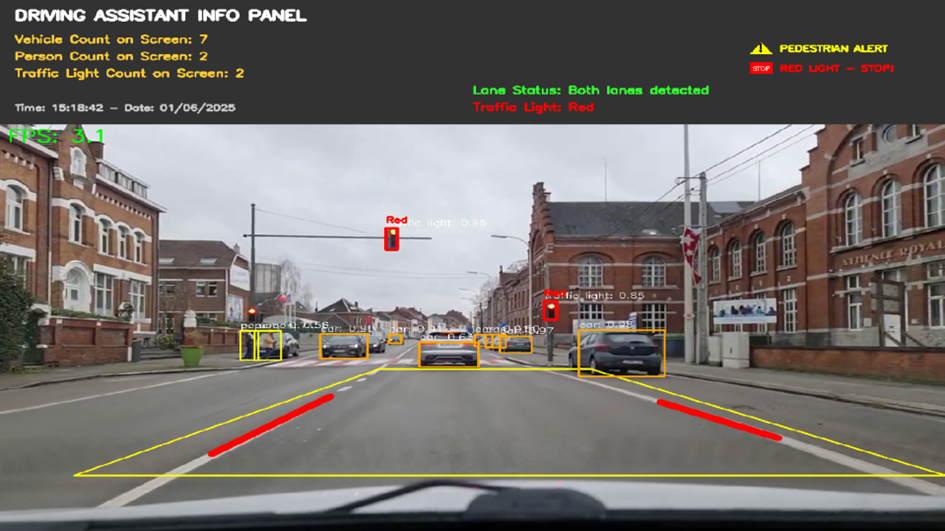
#> input picture images/drivePanel.png, 945 x 531 px, given in place of car1.mp4, which was not available
$ python LD_Images.py
#> lines starting #> are read from the running program, lines starting #| are printed output that depends on the picture; after the words box and inside, x2 and y2 are one past the last pixel; in counts of white or black regions, pixels touching at a corner belong together; pictures that were not available may be replaced by others from this repository, and a replacement may not be noted
import cv2
import numpy as np
import matplotlib.pyplot as plt

# Video yükle
cam = cv2.VideoCapture("car1.mp4")
sapma = 100
kernel = np.ones((3, 3), dtype=np.uint8)


def crop_matris(img):
    x, y = img.shape[:2]
    value = np.array([
        [(sapma, x - sapma), (int((y * 3.2) / 8), int(x * 0.6)),
         (int((y * 5) / 8), int(x * 0.6)), (y, x - sapma)]], np.int32)
    return value


def crop_image(img, matris):
    x, y = img.shape[:2]
    mask = np.zeros(shape=(x, y), dtype=np.uint8)
    mask = cv2.fillPoly(mask, matris, 255)
    mask = cv2.bitwise_and(img, img, mask=mask)
    return mask


def filt_steps(img):
    """Filtreleme adımlarını ayrı ayrı döndür"""
    # 1. Gri tonlama
    gray = cv2.cvtColor(img, cv2.COLOR_BGR2GRAY)

    # 2. Threshold (beyaz çizgi tespiti)
    thresh = cv2.inRange(gray, 150, 255)

    # 3. Erosion (gürültü azaltma)
    eroded = cv2.erode(thresh, kernel)

    # 4. Dilation (çizgileri kalınlaştırma)
    dilated = cv2.dilate(eroded, kernel)

    # 5. Median Blur (pürüzsüzleştirme)
    blurred = cv2.medianBlur(dilated, 9)

    # 6. Canny (kenar tespiti)
    edges = cv2.Canny(blurred, 40, 200)

    return gray, thresh, eroded, dilated, blurred, edges


def create_comparison_image(original_crop, gray_crop):
    """Orijinal ve gri tonlama karşılaştırması"""
    # Yan yana birleştir
    h, w = original_crop.shape[:2]
    comparison = np.zeros((h, w * 2, 3), dtype=np.uint8)

    # Sol taraf: Orijinal (renkli)
    comparison[:, :w] = original_crop

    # Sağ taraf: Gri tonlama (3 kanala çevir)
    comparison[:, w:] = cv2.cvtColor(gray_crop, cv2.COLOR_GRAY2BGR)

    # Ortada ayırıcı çizgi
    cv2.line(comparison, (w, 0), (w, h), (255, 255, 255), 2)

    # Yazılar ekle
    cv2.putText(comparison, "ORIGINAL", (10, 30), cv2.FONT_HERSHEY_SIMPLEX, 1, (0, 255, 255), 2)
    cv2.putText(comparison, "GRAYSCALE", (w + 10, 30), cv2.FONT_HERSHEY_SIMPLEX, 1, (0, 255, 255), 2)

    return comparison


def draw_polylines(img, matris):
    img_copy = img.copy()
    dst = np.array([[matris[0][1, 0], matris[0][1, 1]],
                    [matris[0][0, 0], matris[0][0, 1]],
                    [matris[0][3, 0], matris[0][3, 1]],
                    [matris[0][2, 0], matris[0][2, 1]]], np.int32)
    cv2.polylines(img_copy, [dst], True, (0, 255, 255), 3)
    return img_copy


def visualize_hough_lines(img, lines):
    """Hough çizgilerini renkli olarak göster"""
    img_hough = cv2.cvtColor(img, cv2.COLOR_GRAY2BGR)

    if lines is not None:
        # Her çizgiyi farklı renkle çiz
        colors = [(255, 0, 0), (0, 255, 0), (0, 0, 255), (255, 255, 0), (255, 0, 255), (0, 255, 255)]
        for i, line in enumerate(lines):
            x1, y1, x2, y2 = line[0]
            color = colors[i % len(colors)]
            cv2.line(img_hough, (x1, y1), (x2, y2), color, 2)
            # Çizgi numarasını yaz
            cv2.putText(img_hough, f"{i + 1}", ((x1 + x2) // 2, (y1 + y2) // 2),
                        cv2.FONT_HERSHEY_SIMPLEX, 0.5, color, 2)

    return img_hough


# İlk frame'i al
ret, frame = cam.read()
#> frame is the input picture: shape (531, 945, 3); mean B, G, R 107.4, 111.4, 116.3
if ret:
    print("Frame alındı, işleniyor...")

    # 1. Orijinal frame
    original = frame.copy()

    # 2. ROI (Region of Interest) belirleme
    matris = crop_matris(frame)
#> matris = [[100, 431], [378, 318], [590, 318], [945, 431]]
    roi_marked = draw_polylines(original, matris)
#> in draw_polylines, `dst = np.array([[matris[0][1, 0], matris[0][1, 1]], [matris[0][0, 0], ..`: dst = [[378, 318], [100, 431], [945, 431], [590, 318]]
#> in draw_polylines, `cv2.polylines(img_copy, [dst], True, (0, 255, 255), 3)`:
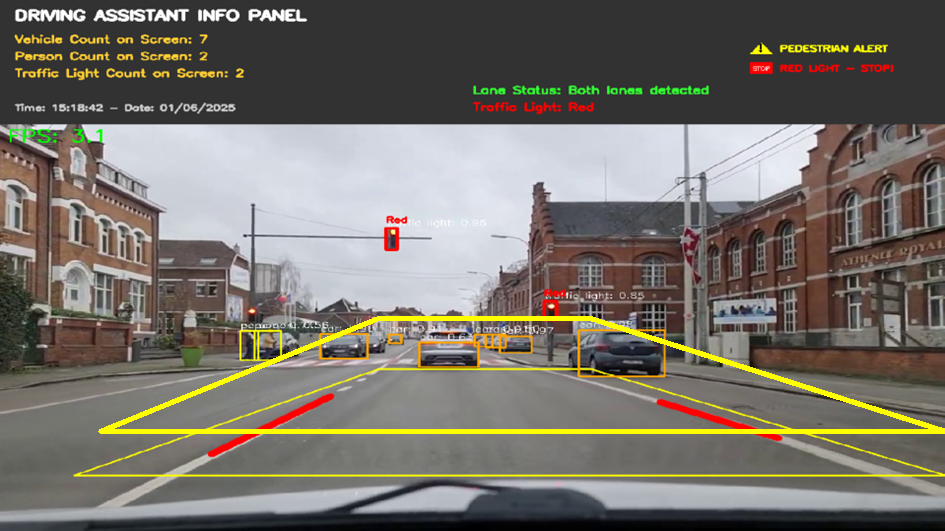
#> img_copy: shape (531, 945, 3); 1.73% of pixels changed, all inside (x1, y1, x2, y2) = (98, 316, 945, 434)

    # 3. Crop edilmiş görüntü
    cropped = crop_image(frame, matris)
#> in crop_image, `mask = cv2.fillPoly(mask, matris, 255)`:
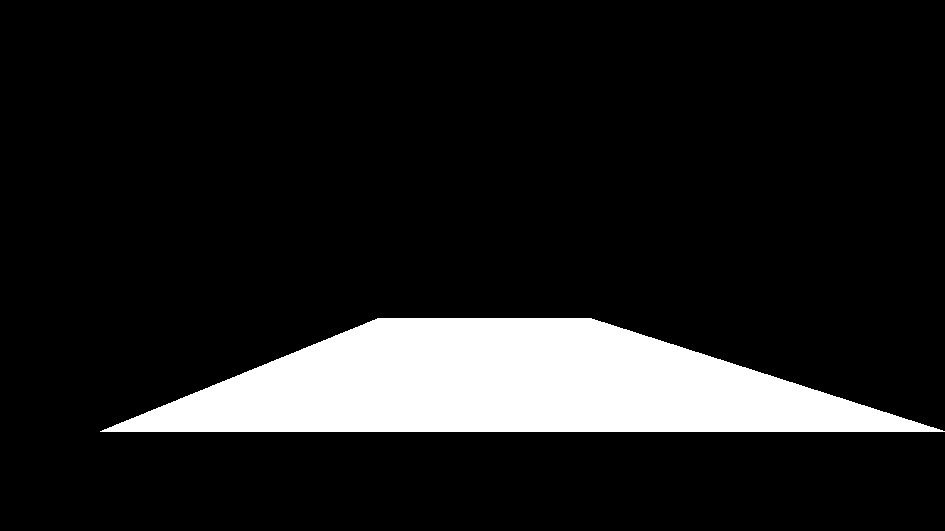
#> mask: shape (531, 945); 12.1% white; 1 white region, box (x1, y1, x2, y2) and area: (100, 318, 945, 432) 60509
#> in crop_image, `mask = cv2.bitwise_and(img, img, mask=mask)`:
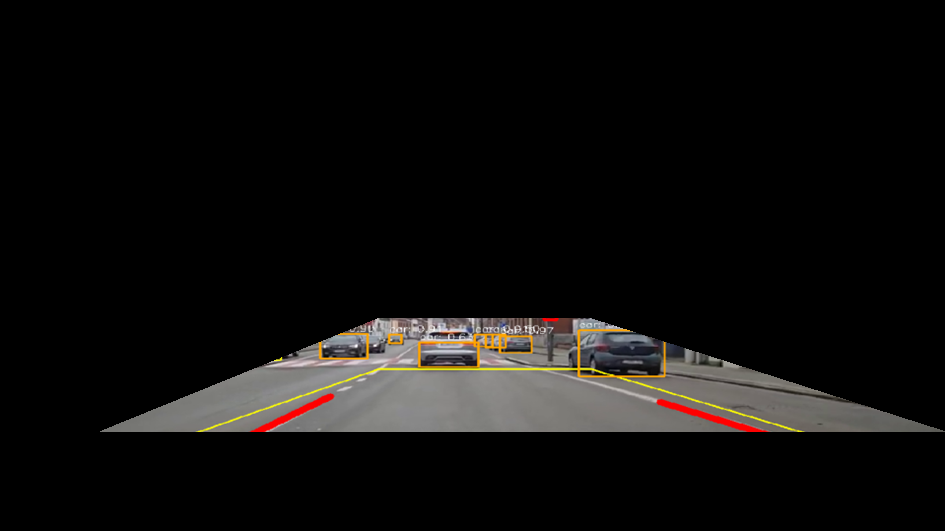
#> mask: shape (531, 945, 3); mean B, G, R 13.3, 14.4, 15.6

    # 4. Filtreleme adımları
    gray, thresh, eroded, dilated, blurred, edges = filt_steps(cropped)
#> in filt_steps, `thresh = cv2.inRange(gray, 150, 255)`:
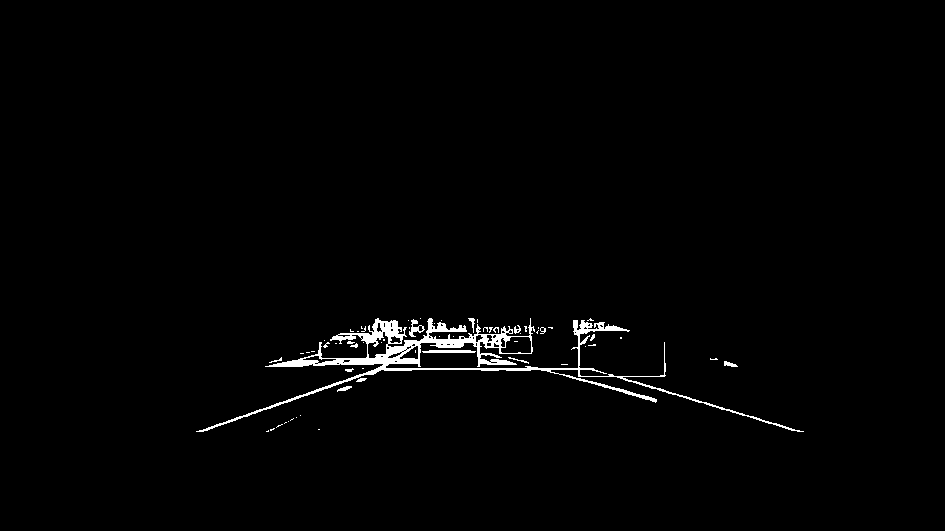
#> thresh: shape (531, 945); 1.4% white; 62 white regions (48 under 20 px), largest, box (x1, y1, x2, y2) and area: (196, 318, 804, 432) 6022, (422, 350, 476, 353) 148, (409, 319, 425, 337) 111
#> in filt_steps, `eroded = cv2.erode(thresh, kernel)`: eroded: shape (531, 945); 0.37% white; 67 white regions (48 under 20 px), largest, box (x1, y1, x2, y2) and area: (345, 341, 420, 374) 513, (421, 337, 475, 347) 217, (381, 321, 402, 340) 150
#> in filt_steps, `dilated = cv2.dilate(eroded, kernel)`: dilated: shape (531, 945); 0.82% white; 47 white regions (24 under 20 px), largest, box (x1, y1, x2, y2) and area: (273, 336, 476, 375) 1659, (358, 319, 403, 344) 519, (573, 320, 590, 336) 165
#> in filt_steps, `blurred = cv2.medianBlur(dilated, 9)`: blurred: shape (531, 945); 0.53% white; 17 white regions (5 under 20 px), largest, box (x1, y1, x2, y2) and area: (349, 336, 472, 374) 1328, (362, 320, 400, 343) 492, (282, 359, 312, 367) 189
#> in filt_steps, `edges = cv2.Canny(blurred, 40, 200)`: edges: shape (531, 945); 0.17% white in thin lines or dots, all inside (x1, y1, x2, y2) = (281, 320, 616, 374)

    # 4.5. Gri tonlama karşılaştırması oluştur
    gray_comparison = create_comparison_image(cropped, gray)
#> in create_comparison_image, `cv2.putText(comparison, "GRAYSCALE", (w + 10, 30), cv2.FONT_HERSHEY_SI..`:
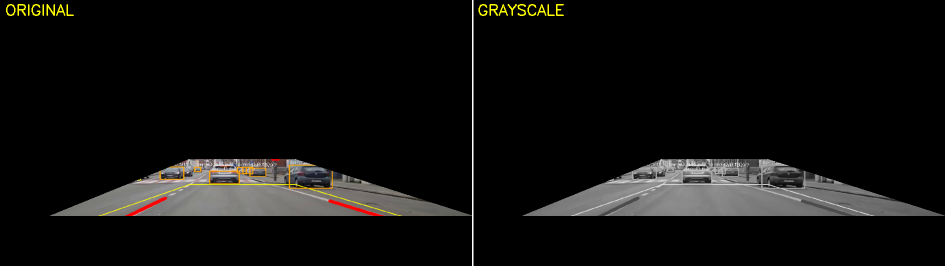
#> comparison: shape (531, 1890, 3) (shown at 1/2 size); mean B, G, R 14.4, 15.6, 16.2

    # 5. Hough Line Detection
    lines = cv2.HoughLinesP(edges, 1, np.pi / 180, 20,
                            minLineLength=5, maxLineGap=200)
#> lines = 16 rows, first 6: [282, 366, 614, 325], [371, 342, 615, 330], [290, 366, 615, 326], [283, 361, 410, 365], [376, 321, 499, 342], [373, 369, 484, 360]

    # 6. Hough çizgileri görselleştirme
    hough_visual = visualize_hough_lines(edges, lines)
#> the loop in visualize_hough_lines, `for i, line in enumerate(lines):` made 16 passes
#> (x1, y1, x2, y2, color) on passes 1 to 12: (282, 366, 614, 325, (255, 0, 0)), (371, 342, 615, 330, (0, 255, 0)), (290, 366, 615, 326, (0, 0, 255)), (283, 361, 410, 365, (255, 255, 0)), (376, 321, 499, 342, (255, 0, 255)), (373, 369, 484, 360, (0, 255, 255)), (293, 359, 413, 357, (255, 0, 0)), (364, 333, 608, 325, (0, 255, 0)), (288, 360, 509, 364, (0, 0, 255)), (281, 364, 584, 322, (255, 255, 0)), (372, 331, 497, 344, (255, 0, 255)), (378, 320, 462, 328, (0, 255, 255))
#> after the loop in visualize_hough_lines, `for i, line in enumerate(lines):`:
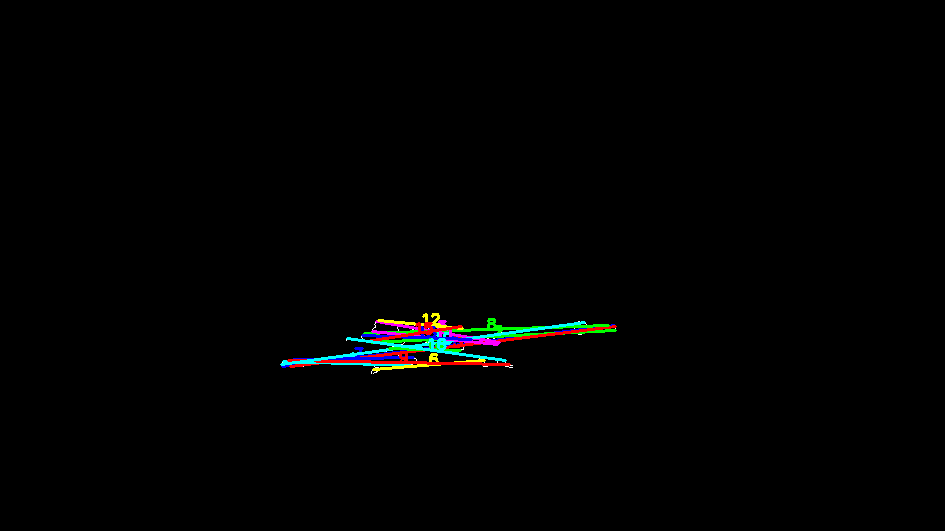
#> img_hough: shape (531, 945, 3); mean B, G, R 1.5, 1.7, 1.5

    # Matplotlib ile görselleştirme - Daha büyük figür ve spacing
    fig, axes = plt.subplots(3, 3, figsize=(18, 14))

    # 1. Orijinal Frame
    axes[0, 0].imshow(cv2.cvtColor(original, cv2.COLOR_BGR2RGB))
    axes[0, 0].set_title('1. Orijinal Frame', fontsize=12, pad=10)
    axes[0, 0].axis('off')

    # 2. ROI İşaretli
    axes[0, 1].imshow(cv2.cvtColor(roi_marked, cv2.COLOR_BGR2RGB))
    axes[0, 1].set_title('2. ROI İşaretli', fontsize=12, pad=10)
    axes[0, 1].axis('off')

    # 3. Crop Edilmiş
    axes[0, 2].imshow(cv2.cvtColor(cropped, cv2.COLOR_BGR2RGB))
    axes[0, 2].set_title('3. Crop Edilmiş', fontsize=12, pad=10)
    axes[0, 2].axis('off')

    # 4. Gri Tonlama Karşılaştırması
    axes[1, 0].imshow(cv2.cvtColor(gray_comparison, cv2.COLOR_BGR2RGB))
    axes[1, 0].set_title('4. Renkli vs Gri Tonlama', fontsize=12, pad=10)
    axes[1, 0].axis('off')

    # 5. Threshold
    axes[1, 1].imshow(thresh, cmap='gray')
    axes[1, 1].set_title('5. Threshold\n(150-255)', fontsize=12, pad=10)
    axes[1, 1].axis('off')

    # 6. Erosion
    axes[1, 2].imshow(eroded, cmap='gray')
    axes[1, 2].set_title('6. Erosion\n(Gürültü Azaltma)', fontsize=12, pad=10)
    axes[1, 2].axis('off')

    # 7. Dilation
    axes[2, 0].imshow(dilated, cmap='gray')
    axes[2, 0].set_title('7. Dilation\n(Kalınlaştırma)', fontsize=12, pad=10)
    axes[2, 0].axis('off')

    # 8. Canny Edges
    axes[2, 1].imshow(edges, cmap='gray')
    axes[2, 1].set_title('8. Canny Edge\nDetection', fontsize=12, pad=10)
    axes[2, 1].axis('off')

    # 9. Hough Lines
    axes[2, 2].imshow(cv2.cvtColor(hough_visual, cv2.COLOR_BGR2RGB))
    axes[2, 2].set_title(f'9. Hough Lines\n({len(lines) if lines is not None else 0} adet)', fontsize=12, pad=10)
    axes[2, 2].axis('off')

    # Spacing ayarlamaları
    plt.subplots_adjust(
        left=0.05,  # Sol kenar boşluğu
        right=0.95,  # Sağ kenar boşluğu
        top=0.95,  # Üst kenar boşluğu (ana başlık yok)
        bottom=0.05,  # Alt kenar boşluğu
        wspace=0.15,  # Yan yana subplot'lar arası boşluk
        hspace=0.35  # Alt-üst subplot'lar arası boşluk
    )

    plt.show()
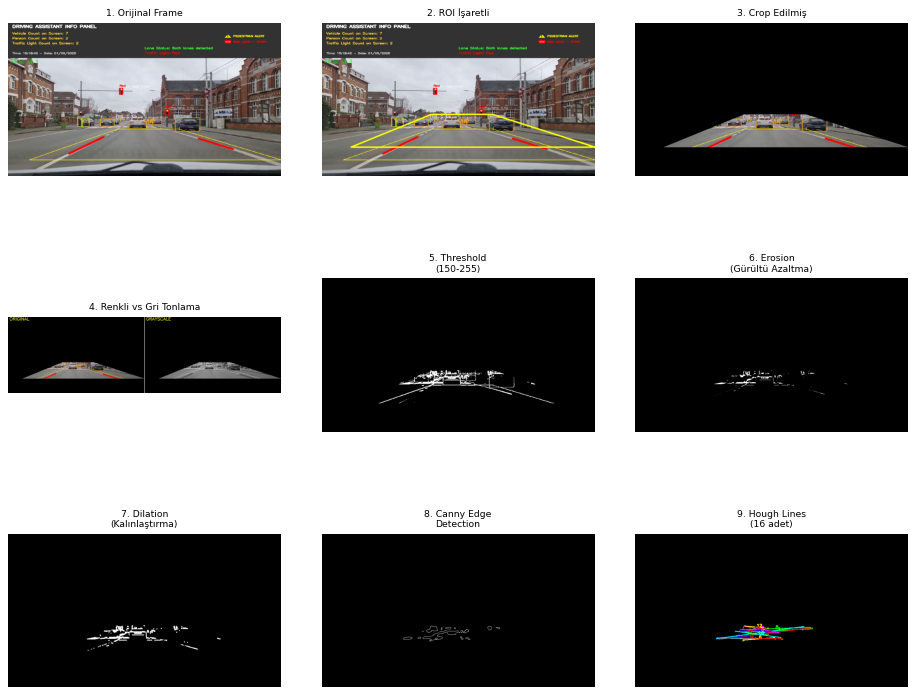
#> figure drawn by matplotlib, 9 panels

    # İstatistikler yazdır
    print(f"\n=== FRAME ANALİZ SONUÇLARI ===")
    print(f"Orijinal boyut: {original.shape}")
#| Orijinal boyut: (531, 945, 3)
    print(f"Crop sonrası sıfır olmayan piksel: {np.count_nonzero(cropped)}")
#| Crop sonrası sıfır olmayan piksel: 179289
    print(f"Threshold sonrası beyaz piksel: {np.count_nonzero(thresh)}")
#| Threshold sonrası beyaz piksel: 6866
    print(f"Canny sonrası kenar piksel: {np.count_nonzero(edges)}")
#| Canny sonrası kenar piksel: 858
    print(f"Tespit edilen çizgi sayısı: {len(lines) if lines is not None else 0}")
#| Tespit edilen çizgi sayısı: 16

    if lines is not None:
        print(f"\n=== ÇIZGI DETAYLARI ===")
        for i, line in enumerate(lines[:5]):  # İlk 5 çizgiyi göster
            x1, y1, x2, y2 = line[0]
            length = np.sqrt((x2 - x1) ** 2 + (y2 - y1) ** 2)
            if x2 != x1:
                slope = (y2 - y1) / (x2 - x1)
                print(f"Çizgi {i + 1}: ({x1},{y1})->({x2},{y2}) | Uzunluk: {length:.1f} | Eğim: {slope:.2f}")
#> this loop made 5 passes
#> (x1, y1, x2, y2, length, slope) on passes 1 to 5: (282, 366, 614, 325, 334.5, -0.123), (371, 342, 615, 330, 244.3, -0.0492), (290, 366, 615, 326, 327.5, -0.123), (283, 361, 410, 365, 127.1, 0.0315), (376, 321, 499, 342, 124.8, 0.171)
#| Çizgi 1: (282,366)->(614,325) | Uzunluk: 334.5 | Eğim: -0.12
#| Çizgi 2: (371,342)->(615,330) | Uzunluk: 244.3 | Eğim: -0.05
#| Çizgi 3: (290,366)->(615,326) | Uzunluk: 327.5 | Eğim: -0.12
#| Çizgi 4: (283,361)->(410,365) | Uzunluk: 127.1 | Eğim: 0.03
#| Çizgi 5: (376,321)->(499,342) | Uzunluk: 124.8 | Eğim: 0.17

    # Ayrı pencerede de göster (isteğe bağlı)
    show_opencv = input("\nOpenCV pencereleri ile de görmek ister misiniz? (y/n): ")
#> the answer given: y
    if show_opencv.lower() == 'y':
        cv2.imshow("1-Original", original)
        cv2.imshow("2-ROI", roi_marked)
        cv2.imshow("3-Cropped", cropped)
        cv2.imshow("4-Gray", gray)
        cv2.imshow("5-Threshold", thresh)
        cv2.imshow("6-Edges", edges)
        cv2.imshow("7-Hough Lines", hough_visual)

        print("Penceleleri kapatmak için herhangi bir tuşa basın...")
        cv2.waitKey(0)
        cv2.destroyAllWindows()

else:
    print("Video okunamadı!")

cam.release()
